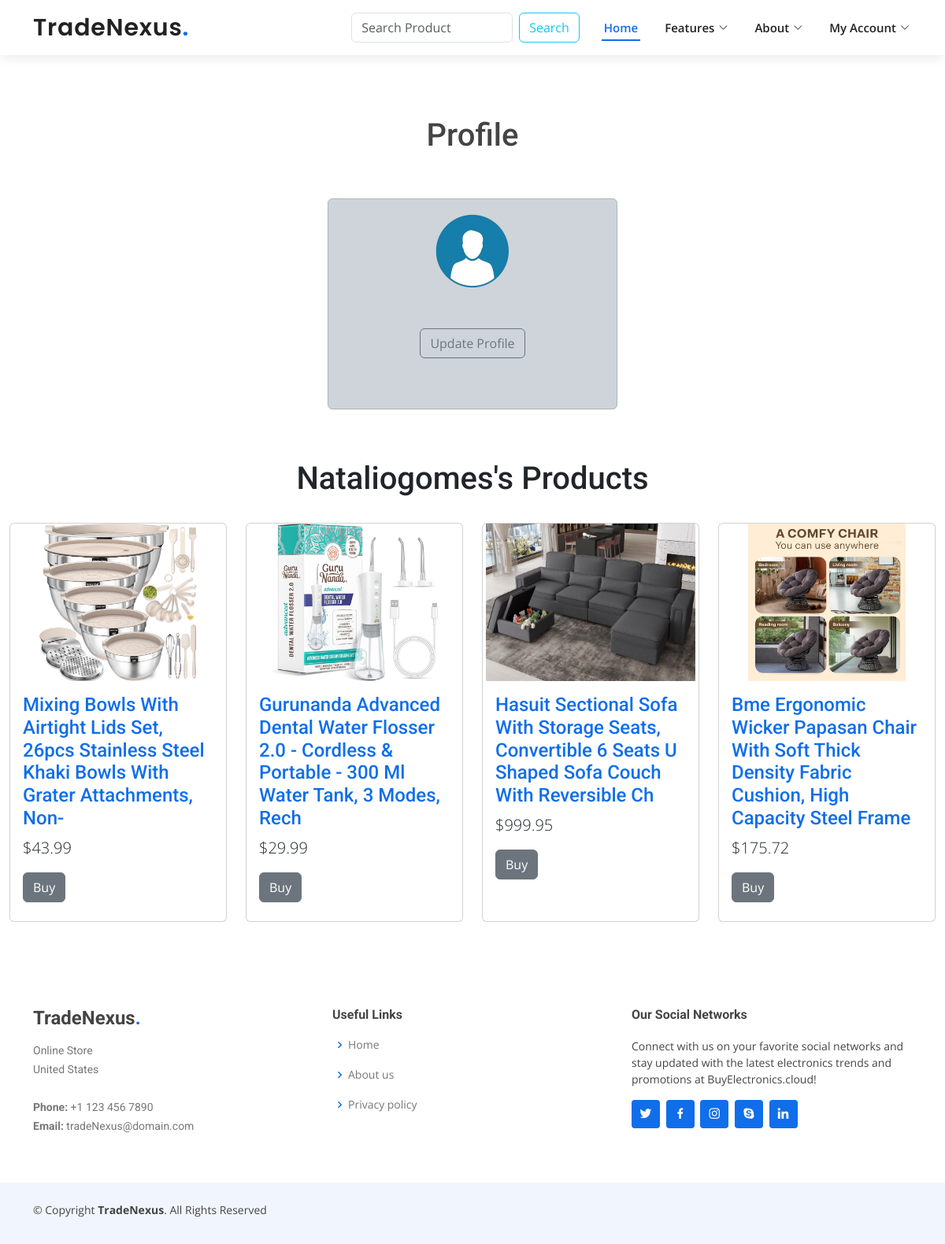
/profile/1/ (signed in), run on the app's committed database.
### WebApp/models.py (models this page shows, shortened)
class Profile(models.Model):
    user = models.OneToOneField(User, on_delete=models.CASCADE)
    first_name = models.CharField(null=True, blank=True, max_length=500)
    last_name = models.CharField(null=True, blank=True, max_length=500)
    profile_image = models.ImageField(upload_to='static', null=True, blank=True)
    profile_bio = models.CharField(max_length=500, null=True, blank=True)
    website_link = models.CharField(max_length=100, null=True, blank=True)
    facebook_link = models.CharField(max_length=100, null=True, blank=True)
    instagram_link = models.CharField(max_length=100, null=True, blank=True)
    linkedIn_link = models.CharField(max_length=100, null=True, blank=True)

class Product(models.Model):
    owner = models.ForeignKey(User, on_delete=models.CASCADE, null=True)
    name = models.CharField(max_length=100)
    product_description = models.CharField(max_length=5000, default="", null=True, blank=True)
    product_price = models.CharField(max_length=500, default="", null=True)
    product_link = models.CharField(max_length=500, default="", null=True)
    image = models.ImageField(upload_to='static', blank=True)
    created_at = models.DateTimeField(auto_now_add=True, null=True)
    category = models.ForeignKey(Categories, on_delete=models.SET_NULL, null=True, blank=True)  # Changed to ForeignKey

### WebApp/views.py (the view)
# urls.py: path('profile/<int:pk>/', views.profile, name='profile'),
def profile(request, pk):
    if request.user.is_authenticated:
        profile,created = Profile.objects.get_or_create(user=request.user)
        products = Product.objects.filter(owner = request.user).order_by("-created_at")
        return render(request, "profile.html", {"profile":profile, "products":products})
    else:
        messages.success(request, ("You Must Be Logged In To View This Page..."))
        return redirect('home')

### WebApp/templates/profile.html (shortened to what this page needs)
{% extends 'base.html' %}
{% load static %}
{% block content %}
{% if profile %}
<div class="container-xxl" style="margin-top: 100px">
  <div class="row justify-content-center">
    <div class="row justify-content-center mt-5">
      <div class="col-lg-4">
        <h1 class="text-center">Profile</h1>
        <br><br/>
        <div class="row">
          <div class="col-md-12">
            <div class="alert alert-dark" role="alert">
              <div class="text-center">
                {% if profile.profile_image %}
                <img src="{{ profile.profile_image.url }}" width="100" height="100" class="rounded-circle" alt="{{ profile.user.username }}"><br>
                {% else %}
                <img src="{% static 'img/profile_image.png' %}" width="100" height="100" class="rounded-circle" alt="Profile Image"><br>
                {% endif %}
              </div>
              <br><br/>
              <div class="container mt-0 text-center">
                {% if request.user.id == profile.user.id %}
                <a class="btn btn-outline-secondary mb-5" href="{% url 'update_user' %}">Update Profile</a>
                {% endif %}
              </div>
            </div>
          </div>
        </div>
      </div>
    </div>
    <div class="col-lg-12 ">
      <h1 class="text-dark text-center mt-5">{{ profile.user.username | title }}'s Products</h1>
      <br>
      <div class="row">
        {% for product in products %}
        <div class="col-md-6 col-lg-3 d-flex align-items-stretch mb-5">
          <div class="card">
            {% if product.image %}
            <img src="{{ product.image.url }}" class="card-img-top" alt="{{product.name}}" height="200px" width="100%" style="object-fit:contain">
            {% else %}
            <img src="{% static 'img/default_image.jpeg' %}" class="card-img-top" alt="Default Image" height="100%" width="150px" style="object-fit:contain">
          {% endif %}
            <div class="card-body">
              <h4 class="card-title"><a href="{% url 'product_details' pk=product.id %}">{{ product.name | title }}</a></h4>
              <p class="card-text lead">${{ product.product_price }}</p>
              <a href="{{product.product_link}}" class="btn btn-secondary mb-2">Buy</a>
            </div>
          </div>
        </div>
        {% endfor %}
      </div>
    </div>
  </div>
</div>
{% endif %}
{% endblock %}

### WebApp/static/affiliate/assets/css/style.css (style rules this page uses)
body { font-family: "Open Sans", sans-serif; color: #444444; }
a { color: #106eea; text-decoration: none; }
h1, h2, h3, h4, h5, h6 { font-family: "Roboto", sans-serif; }
.scrolled-offset { margin-top: 70px; }

### data on the page
Profile: user.username "Nataliogomes"
Product: image (picture), name "Mixing Bowls With Airtight Lids Set, 26pcs Stainless Steel Khaki Bowls With Grater Attachments, Non-", product_price "43.99"
Product: image (picture), name "Gurunanda Advanced Dental Water Flosser 2.0 - Cordless & Portable - 300 Ml Water Tank, 3 Modes, Rech", product_price "29.99"
Product: image (picture), name "Hasuit Sectional Sofa With Storage Seats, Convertible 6 Seats U Shaped Sofa Couch With Reversible Ch", product_price "999.95"
Product: image (picture), name "Bme Ergonomic Wicker Papasan Chair With Soft Thick Density Fabric Cushion, High Capacity Steel Frame", product_price "175.72"
